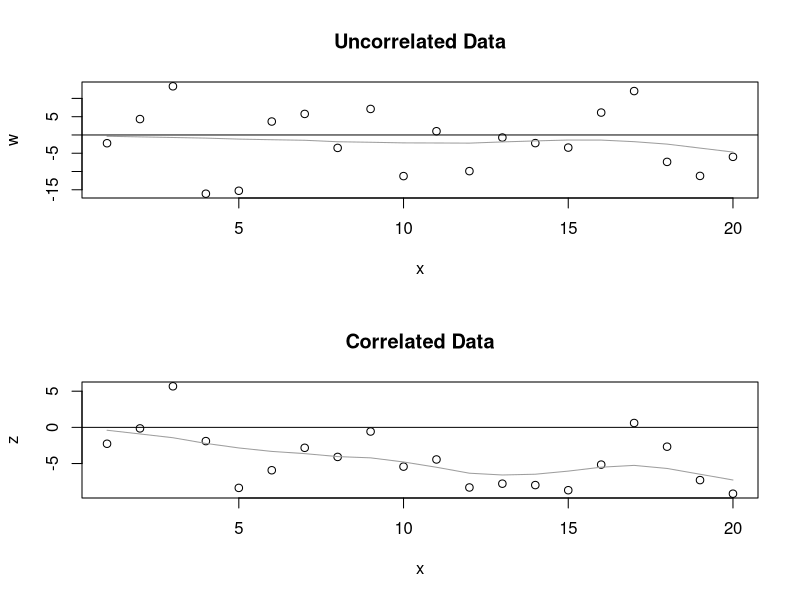

Generate this figure with R: (Note: this script raises an error after producing the figure.)
# HW#6

## Simulating Data: Simulate a surface that has both trend and covariation
# Trend is B in Y = xB + E
# Covariation is E in E~N(0,E)

# Creating a variance-covariance matrix
# for stochastic simulation
# and adding trend with different levels
# of variation
#
# set alpha to a level associated with 
# an AR(1) autoregressive process where
# Z(t)=alpha*Z(t-1)+e
#
alpha = 0.9  # degree of covariance
sigma = 10  # level of variance
#
# Create an n by n matrix filled with zeros
n  = 20
MM = matrix(0,nrow=n,ncol=n)
#
# Create off-diagonal correlations
# with correlations decreasing 
for(i in seq(n)) {
  MM[row(MM)-col(MM)==i]=i
  MM[col(MM)-row(MM)==i]=i	
}

# Now raise alpha to the power established
# by the matrix
MM = alpha^MM
round(MM,2)
#
# Put 1s along the diagonal
diag(MM)=1
#
# Take a look at the correlation matrix
MM
#
# Use the Cholesky decomposition to
# find the lower triangular matrix LL
LL=t(chol(MM))

# Look at LL to see that it is lower triangular
LL
round(LL,2)
t(round(LL,2))
round(LL %*% t(LL),2)

# Now generate n random normal deviates with
# mean 0 and variance 1. 
w = rnorm(n,0,sigma)
#
# Multiply the random normal deviates by LL to
# get z, an autocorrelated realization
z=LL %*% w
# z is now what?

# Plot the data to see what we have created
# The x is time for plotting
x = seq(n)
#

# This sets up two plots per page
#
par(mfrow=c(2,1))
#
# First plot the uncorrelated data
#
plot(x,w)
#
# Put a smooth line through to guide the eye
#
lines(supsmu(x,w),col=8)
#
# A horizontal line at zero for reference
#
abline(h=0)
#
#
title("Uncorrelated Data")
#
#
# Next plot the correlated data
#
plot(x,z)
lines(supsmu(x,z),col=8)
abline(h=0)
title("Correlated Data")
#
# Go back now to one plot per
# page
#
par(mfrow=c(1,1))
#


########

# 20x20 matrix = 200 points
nn = 200
# Select parameters of the trend
nn.psill = 100
nn.range = 30
nn.nugget = 0
#
# Compute the distances between points
my.dist = abs(matrix(seq(nn),nrow=nn,ncol=nn,byrow=T)-
                matrix(seq(nn),nrow=nn,ncol=nn,byrow=F))

# Creating a Covariance Function
cov.func = function(x){
  variogramLine(vgm(nn.psill, "Sph", nn.range, nn.nugget),dist_vector=c(x),covariance=T)$gamma}
#
my.cov = matrix(cov.func(my.dist),nrow=nn,ncol=nn)

# Decompose using Choleski into lower triangular matrix
my.LMatrix  =  t(chol(my.cov))

# Generate nn MVN(0,I) random variates
my.before.data = rnorm(nn)

# Create nn MVN(0,U'U) random variates
my.after.data = my.LMatrix%*%my.before.data
#
zz = my.after.data
yy = rep(0,nn)
xx = seq(nn)
my.loc = data.frame(xx=xx,yy=yy)
coordinates(my.loc)=c("xx","yy")

plot(xx,zz,pch=15)
#
#

#####################

##### Define surface (geo-referenced points) 
#Create a 20x20 grid with x and y coordinates, where the points are evenly spaced from each other.

# Create a 20x20 matrix; the dimensions of the grid
n = 20
nn = n*n

# Create matrices for calculating distances between points
# building x coordinates
Mx=matrix(seq(n),nrow=n,ncol=n,byrow=T)
# building y coordinates
My=matrix(seq(n),nrow=n,ncol=n,byrow=F)
Vx=c(Mx)
Vy=c(My)
#
# Plot the x, y (Vx, Vy, respectively) of the simulated geographical points
par(pty='s')
plot(Vx,Vy)

# Calculate the pairwise distances between all points
# The absolute distance between each point as the 
# difference between each x, 
MMx=abs(matrix(Vx,nrow=nn,ncol=nn,byrow=F)
        -matrix(Vx,nrow=nn,ncol=nn,byrow=T))
# and each y
MMy=abs(matrix(Vy,nrow=nn,ncol=nn,byrow=F)
        -matrix(Vy,nrow=nn,ncol=nn,byrow=T))
# and then apply the Pythagorian theorem to create the distance matrix between all points
# given 2 points, covariance (h or distance) = sqrt of the sum of the difference between the xs 
# and the difference beween the ys
MMdist=sqrt(MMx^2+MMy^2)
# Take a look at upper lefthand corner of distance matrix
MMdist[1:5,1:5]

# MMdist is now the matrix of the distance between each point in simulated data